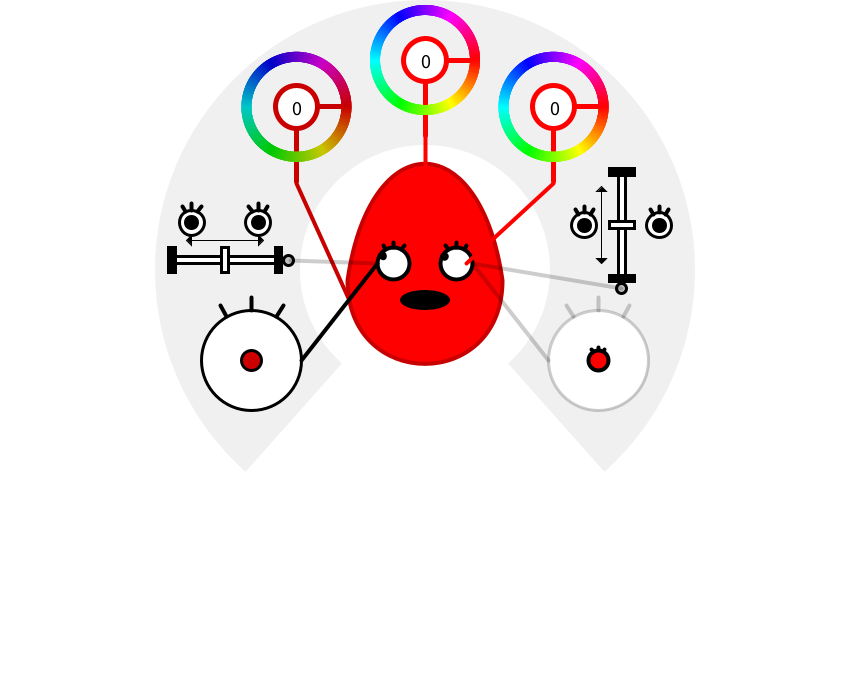
Frame 1 (no input)
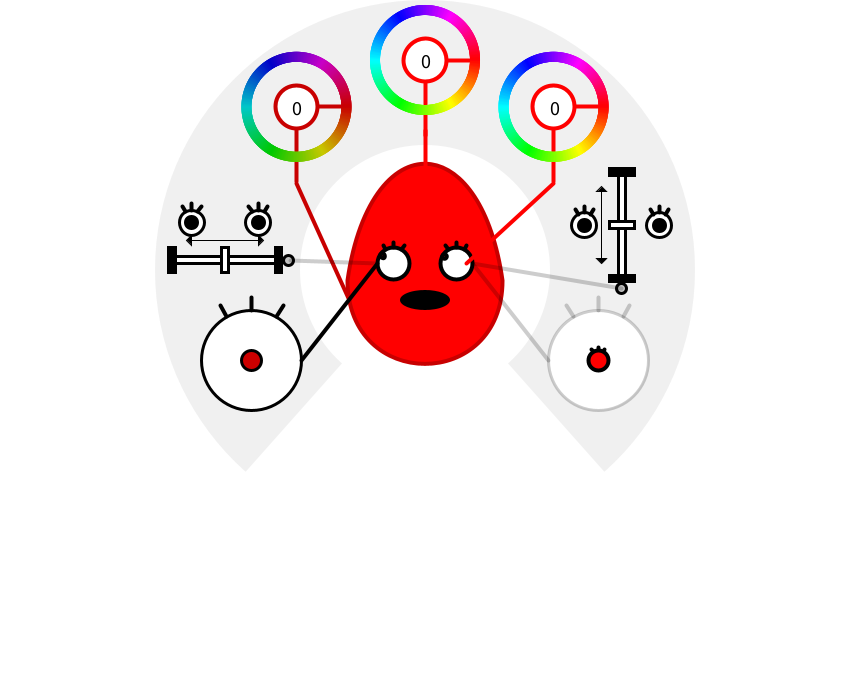
Frame 60 (the mouse pressed at the canvas centre just before this capture)
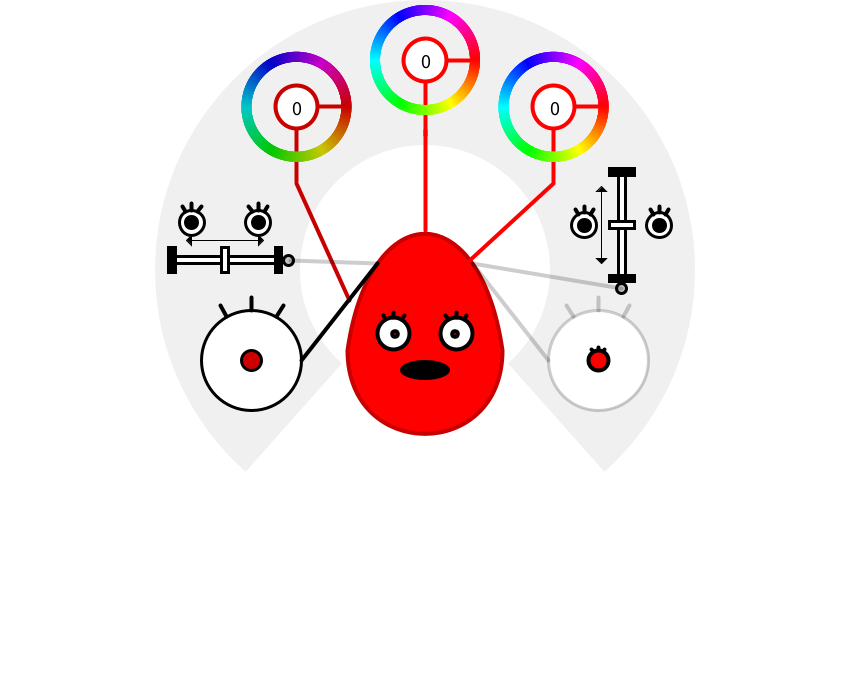
Frame 120 (the mouse held since frame 60 and released just before this capture)

The Processing sketch that drew these frames (run headless with seeded random() and noise(); from frame 60 on, the mouse is pressed at the canvas centre):

// Processing sketch: processing_130229
// ── processing_130229.pde

int _woodnum = 1;
woodman[] _woodArr = {};
colorSelect[] _colorArr = {};
barSelect[] _barArr = {};
int _dianum = 2;
diaSelect[] _diaArr = {};
boolean _check=false;
float _eggW,_eyeY,_miken,_eyeradius;

void setup() {
  size(850, 700);
  frameRate(10);
  getwood();
  colorMode(HSB);
  frameRate(30);
  translate(width/2, height/2);
  rectMode(CENTER);
  textSize(40);
  textAlign(CENTER);
  strokeWeight(5);
  drawCircle();
  getBar();
  getDia();
}

void draw() {
  background(255);
  noStroke();
    fill(180,50);
  ellipse(width/2,270,540,540);
  fill(255);
  ellipse(width/2,270,250,250);
  triangle(width/2,270,width/2+240,540,width/2-240,540);
      if(_woodnum != 0){
      _woodArr[_woodnum-1].R=_colorArr[0].H;
      _woodArr[_woodnum-1].eyecolorR=_colorArr[1].H;
      _woodArr[_woodnum-1].stR=_colorArr[2].H;
      _woodArr[_woodnum-1].eyeradius=_diaArr[0].diaY/5 +30;
      _woodArr[_woodnum-1].hitomiRadius=_diaArr[1].diaY/2;
      _woodArr[_woodnum-1].miken=_barArr[0].tempBar/4+50;
      _woodArr[_woodnum-1].eyeY=_barArr[1].tempBar/3;
      if(_woodArr[_woodnum-1].hitomiRadius>_woodArr[_woodnum-1].eyeradius){
        _woodArr[_woodnum-1].hitomiRadius=_woodArr[_woodnum-1].eyeradius;
      }
      if(_woodArr[_woodnum-1].check00==1){
        _check=true;
      }
      else{
        _check=false;
      }
      
      _eggW=_woodArr[_woodnum-1].eggW;
      _miken=_woodArr[_woodnum-1].miken;
      _eyeY=_woodArr[_woodnum-1].eyeY;
      _eyeradius=_woodArr[_woodnum-1].eyeradius;;
      }

  _colorArr[0].drawH(width/2+200*cos(radians(90)),260-200*(sin(radians(90))));
  _colorArr[1].drawH(width/2+200*cos(radians(50)),260-200*(sin(radians(50))));
  _colorArr[2].drawH(width/2+200*cos(radians(130)),260-200*(sin(radians(130))));
  _diaArr[0].drawDia2(width/2+200*cos(radians(-30)),260-200*(sin(radians(-30))),_colorArr[1].H);
  _diaArr[1].drawDia(width/2+200*cos(radians(210)),260-200*(sin(radians(210))),_colorArr[1].H);
  _barArr[0].drawBar(width/2+200*cos(radians(180)),260-200*(sin(radians(180))));
  _barArr[1].drawBar(width/2+200*cos(radians(10)),260-200*(sin(radians(10))));
  
    for (int i = 0; i < _woodnum; i++) {
    _woodArr[i].drawAll();
  }
  
      stroke(_colorArr[0].H,255,255);
      line(width/2,130,width/2,230);
      stroke(_colorArr[1].H,255,255);
      line(width/2+200*cos(radians(50)),260-100*(sin(radians(50))),width/2+_miken/2+_eyeradius/3,280-_eyeY);
      stroke(_colorArr[2].H,255,200);
      line(width/2+200*cos(radians(130)),260-100*(sin(radians(130))),width/2-_eggW*cos(radians(15)),280+_eggW*sin(radians(15)));
      stroke(0,50);
      line(width/2+200*cos(radians(-30))-50,260-100*(sin(radians(-30)))+50,width/2+_miken/2+_eyeradius/2,280-_eyeY);
      stroke(0);
      line(width/2+200*cos(radians(210))+50,260-100*(sin(radians(210)))+50,width/2-_miken/2-_eyeradius/2,280-_eyeY);
      stroke(0,50);
      line(width/2+200*cos(radians(10)),260-100*(sin(radians(10)))+16*_barArr[0].barlength/30-7,width/2+_miken/2+_eyeradius/2,280-_eyeY);
      line(width/2+200*cos(radians(180))+50+15,260-100*(sin(radians(180))),width/2-_miken/2-_eyeradius/2,280-_eyeY);
}

void getwood() {
  for (int i = 0; i < _woodnum; i++) {
    woodman thiswood = new woodman(random(width), random(height/3, height-50));
    _woodArr = (woodman[])append(_woodArr, thiswood);
  }
  
  
}

class woodman {
  float X, Y;
  float eyeradius, eyeY, miken, hitomiRadius, matugelength;
  float R, G, B, eyecolorR, eyecolorG, eyecolorB, stR, stG, stB;
  float mouthPattern, mouthRadiusX, mouthRadiusY, mouthY, _Y;
  int count=0;
  float mabSpeed, rectX, rectY;
  float eggX, eggY, eggW;
  float eyeDist1=0;
  float eyeDist2=0;
  float rotegg = 0;
  float rotplus = 3;
  float rot1 = 0;
  float rot2 = 0;
  float eyeIdou1=0;
  float eyeIdou2=0;
  float fpointX;
  float fpointY;
  int check00=0;
  int check01=0;
  float cos0=0;
  float temprot=0;

  woodman(float x, float y) {
    eggX=0;
    eggY=0;
    eggW=random(35, 80);
    X=width-eggW;
    Y=height-eggW;
    eyeradius = 30;
    eyeY = 0;
    miken = 50;
    hitomiRadius = 10;
    matugelength = 5;
    R=255;
    G=255;
    B=255;
    eyecolorR = 255;
    eyecolorG = 255;
    eyecolorB = 255;
    stR=255;
    stG=255;
    stB=200;
    mouthPattern=floor(random(4));
    mouthRadiusX=50;
    mouthRadiusY=20;
    mouthY=20;
    mabSpeed=random(10, 20);
    rectMode(CENTER);
    fpointX=width/2;
    fpointY=280;
  }


  void eyeDraw() {
    fill(255, 0, 256);
    stroke(0, 0, 0);
    strokeWeight(4);  
    ellipse(-miken/2, -eyeY, eyeradius, eyeradius);//left eye
    ellipse(miken/2, -eyeY, eyeradius, eyeradius);   

    eyeDist1=dist(mouseX-X, mouseY-Y, -miken/2, -eyeY);
    eyeDist2=dist(mouseX-X, mouseY-Y, miken/2, -eyeY);
    rot1 = atan2(-mouseY-eyeY+Y, -mouseX-miken/2+X);
    rot2 = atan2(-mouseY-eyeY+Y, -mouseX+miken/2+X);

    if (eyeDist1 < 300) {
      eyeIdou1=map(eyeDist1, 0, 300, 0, eyeradius/2-hitomiRadius/2);
    }
    else {
      eyeIdou1= eyeradius/2-hitomiRadius/2;
    }

    if (eyeDist2 < 300) {
      eyeIdou2=map(eyeDist2, 0, 300, 0, eyeradius/2-hitomiRadius/2);
    }
    else {
      eyeIdou2= eyeradius/2-hitomiRadius/2;
    }
    fill(eyecolorR, eyecolorG, eyecolorB);
    pushMatrix();
    translate(-miken/2, -eyeY);
    rotate(rot1-rotegg);
    ellipse(-eyeIdou1, 0, hitomiRadius, hitomiRadius);
    popMatrix();
    pushMatrix();
    translate(miken/2, -eyeY);
    rotate(rot2-rotegg);
    ellipse(-eyeIdou2, 0, hitomiRadius, hitomiRadius);
    popMatrix();

    drawMabataki();
  }

  void drawMabataki() {
    count += mabSpeed;
    if (count%1000>950) {
      fill(R, G, B);
      ellipse(-miken/2, -eyeY, eyeradius, eyeradius);//left eye
      ellipse(miken/2, -eyeY, eyeradius, eyeradius);
      drawMatuge(-miken/2, -eyeY, 1);
      drawMatuge(miken/2, -eyeY, 1);
    }
    else {
      drawMatuge(-miken/2, -eyeY, 0);
      drawMatuge(miken/2, -eyeY, 0);
    }
  }

  void drawMatuge(float matuX, float matuY, int up) {
    pushMatrix();
    translate(matuX, matuY);
    if (up==1) {
      rotate(radians(180));
    }
    line(0, -eyeradius/2, 0, -eyeradius/2-matugelength);
    rotate(radians(30));
    line(0, -eyeradius/2, 0, -eyeradius/2-matugelength);
    rotate(radians(-60));
    line(0, -eyeradius/2, 0, -eyeradius/2-matugelength);
    popMatrix();
  }

  void drawMauth() {
    noStroke();
    fill(0);
    if (mouthPattern == 0) {
      ellipse(0, mouthY, mouthRadiusX, mouthRadiusY);
    }
    if (mouthPattern == 1) {
      rect(0, mouthY+eggW/10, mouthRadiusX, mouthRadiusY+eggW/10);
    }
    if (mouthPattern == 2) {
      triangle(0, mouthY+mouthRadiusY, mouthRadiusX/2, mouthY, -mouthRadiusX/2, mouthY);
    }
    if (mouthPattern == 3) {
      triangle(0, mouthY-mouthRadiusY/2, mouthRadiusX/2, mouthY+mouthRadiusY/2, -mouthRadiusX/2, mouthY+mouthRadiusY/2);
    }
  }

  void wood() {
    stroke(stR, stG, stB); 
    strokeWeight(4);
    fill(R, G, B);
    beginShape();
    vertex(eggX-eggW, eggY);
    bezierVertex(eggX-eggW*5/7, -eggW*2+eggY, eggX+eggW*5/7, -eggW*2+eggY, eggX+eggW, eggY);
    bezierVertex(eggX+eggW, eggW*10/7+eggY, eggX-eggW, eggW*10/7+eggY, eggX-eggW, eggY);
    endShape();
  }

  void drawAll() {
    pushMatrix();
    
    if (mousePressed) {
      if(check00==0){
      if(dist(mouseX, mouseY, fpointX,fpointY)<eggW || (  mouseY-fpointY > 0.027*50/eggW * (mouseX-fpointX) * (mouseX-fpointX) -3*eggW/2 && mouseY-fpointY<0 )){
        check00=1;
      }
      }
      if(check00==1){
       X=mouseX;
      Y=mouseY;
      }
    }
     else{
     if(check00==1 && dist(width/2,270,mouseX,mouseY)>125){
      check00=2;
      X=mouseX;
      Y=height-eggW;
      woodman thiswood = new woodman(random(width), random(height/3, height-50));
    _woodArr = (woodman[])append(_woodArr, thiswood);
    _woodnum++;
     }
     if(check00!=2){
       check00=0;
       X=fpointX;
       Y=fpointY;
     }
     }
     if (mousePressed) {
      if(check00==2){
      if (dist(mouseX, mouseY, X, Y)<eggW || (  mouseY-Y > 0.027*50/eggW * (mouseX-X) * (mouseX-X) -3*eggW/2 && mouseY-Y<0 )) {
        check01=1;
        cos0=0;
      }
      }
    }
    if(check00==0){
      translate(fpointX, Y);
    }
    else{
    translate(X, Y);
    }
    if(check01==1){
    if (mousePressed) {
      rotegg=atan2(-mouseY+Y, -mouseX+X)-PI/2;
      if(rotegg>-PI/2){
      translate(eggW*rotegg, 0);
      rotate(rotegg);
      }
      else if( rotegg<-PI){
      translate(eggW*PI/2, 0);
      rotate(PI/2);
      rotegg=PI/2;
      }
      else{
      translate(-eggW*PI/2, 0);
      rotate(-PI/2);
      rotegg=-PI/2;
      }
    }
    else{
     check01=2;
     temprot=rotegg; 
    }
    }
    if(check01==2){
     temprot *= 0.95;
     cos0 += 0.1;
     rotegg=temprot*cos(cos0);
           
        if(rotegg>-PI/2){
      translate(eggW*rotegg, 0);
      rotate(rotegg);
      }
     if(abs(temprot)<radians(2)){
      check01=0;
      rotegg=0;
      temprot=0;
     }
    }
    wood();
    drawMauth();
    eyeDraw();
    popMatrix();
  }
}

void drawCircle() {
    noStroke();
    colorSelect thiscolor = new colorSelect(50,255);
    _colorArr = (colorSelect[])append(_colorArr, thiscolor);
    colorSelect thiscolor2 = new colorSelect(50,255);
    _colorArr = (colorSelect[])append(_colorArr, thiscolor2);
    colorSelect thiscolor3 = new colorSelect(50,200);
    _colorArr = (colorSelect[])append(_colorArr, thiscolor3);
}

class colorSelect {
  float H,B;
  float diameter;
  colorSelect(float dia,float b) {
    H=0;
    B=b;
    diameter = dia;
  }
  void colorChange(float changeH) {
    H=changeH;
  }

  void drawH(float x, float y) {
    translate(x, y);
    float distance= dist(x, y, mouseX, mouseY);
    if(_check==false){
    if (mousePressed==true) {
      if (distance>diameter*0.425 && distance<diameter*1.2) {
        colorChange((180/PI*atan2( -mouseY + y, -mouseX+x )+180)/360*255);
      }
    }
    }
    stroke(H, 255, B);
    line(0, 0, 0, diameter*1.5);
    line(0, 0, diameter*cos(radians(H*360/255)), diameter*sin(radians(H*360/255)));
    fill(0, 0, 255);
    ellipse(0, 0, diameter*0.85, diameter*0.85);
    fill(0, 255, 0);
    textSize(diameter*0.4);
    text(int(H), 0, diameter*0.15);
    noStroke();
    for (int i=0; i<360; i++) {
      fill(255*i/360, 255, B);
      pushMatrix();
      rotate(radians(i));
      rect(diameter, 0, diameter/5, 3);
      popMatrix();
    }
    translate(-x, -y);
  }
}


void getBar() {
    barSelect thisbar = new barSelect(100, false);
    _barArr = (barSelect[])append(_barArr, thisbar);
    barSelect thisbar2 = new barSelect(100, true);
    _barArr = (barSelect[])append(_barArr, thisbar2);
}

class barSelect {
  float barlength;
  float barX=0;
  boolean tate;
  float tempBar;
  barSelect(float len, boolean Tate) {
    barlength = len;
    tate=Tate;
    tempBar= len/2;
  }

  void drawBar(float x, float y) {
    rectMode(CENTER);
    stroke(0);
    pushMatrix();
    translate(x, y);
    if (tate==true) {
      rotate(-PI/2);
    }
    strokeWeight(1);
    line(-barlength/3, -barlength/5, barlength/3, -barlength/5);
    fill(0);
    triangle(-barlength/3-barlength/20, -barlength/5, -barlength/3, -barlength/5-barlength/20, -barlength/3, -barlength/5+barlength/20);
    triangle(barlength/3+barlength/20, -barlength/5, barlength/3, -barlength/5-barlength/20, barlength/3, -barlength/5+barlength/20);
    strokeWeight(3);
    rect(-16*barlength/30, 0, barlength/15, barlength/4);
    rect(16*barlength/30, 0, barlength/15, barlength/4);
    fill(255);
    rect(0, 0, barlength, barlength/16);
    if(_check==false){
    if (tate==true) {
      if (abs(mouseY-y) < barlength/2 && abs(mouseX-x)<barlength/4) {
        if (mousePressed) {
          barX=-mouseY+y;
          tempBar=barX+barlength/2;
        }
      }
    }
    else {
      if (abs(mouseX-x) < barlength/2 && abs(mouseY-y)<barlength/4) {
        if (mousePressed) {
          barX=mouseX-x;
          tempBar=barX+barlength/2;
        }
      }
    }
    }
    rect(barX, 0, barlength/15, barlength/4);
        if (tate==true) {
          fill(0,50);
          ellipse(-16*barlength/30-10, 0,10,10);
      fill(255);
     ellipse(barX,-barlength/4-barlength/8,barlength/4,barlength/4); 
     ellipse(barX,+barlength/4+barlength/8,barlength/4,barlength/4);
    fill(0);
     ellipse(barX,-barlength/4-barlength/8,barlength/8,barlength/8); 
     ellipse(barX,barlength/4+barlength/8,barlength/8,barlength/8); 
    pushMatrix();
    translate(barX,-barlength/4-barlength/8);
    strokeWeight(4);
    rotate(radians(90));
    line(0, -barlength/8, 0, -barlength/8-barlength/16);
    rotate(radians(30));
    line(0, -barlength/8, 0, -barlength/8-barlength/16);
    rotate(radians(-60));
    line(0, -barlength/8, 0, -barlength/8-barlength/16);
    popMatrix();
    pushMatrix();
    translate(barX,barlength/4+barlength/8);
    strokeWeight(4);
    rotate(radians(90));
    line(0, -barlength/8, 0, -barlength/8-barlength/16);
    rotate(radians(30));
    line(0, -barlength/8, 0, -barlength/8-barlength/16);
    rotate(radians(-60));
    line(0, -barlength/8, 0, -barlength/8-barlength/16);
    popMatrix();
    }
    else{
      fill(0,50);
      ellipse(16*barlength/30+10, 0,10,10);
     fill(255);
     ellipse(barlength/3+barX/5,-barlength/4-barlength/8,barlength/4,barlength/4); 
     ellipse(-barlength/3-barX/5,-barlength/4-barlength/8,barlength/4,barlength/4);
    fill(0); 
     ellipse(barlength/3+barX/5,-barlength/4-barlength/8,barlength/8,barlength/8); 
     ellipse(-barlength/3-barX/5,-barlength/4-barlength/8,barlength/8,barlength/8); 
    pushMatrix();
    translate(barlength/3+barX/5,-barlength/4-barlength/8);
    strokeWeight(4);
    line(0, -barlength/8, 0, -barlength/8-barlength/16);
    rotate(radians(30));
    line(0, -barlength/8, 0, -barlength/8-barlength/16);
    rotate(radians(-60));
    line(0, -barlength/8, 0, -barlength/8-barlength/16);
    popMatrix();
    pushMatrix();
    translate(-barlength/3-barX/5,-barlength/4-barlength/8);
    strokeWeight(4);
    line(0, -barlength/8, 0, -barlength/8-barlength/16);
    rotate(radians(30));
    line(0, -barlength/8, 0, -barlength/8-barlength/16);
    rotate(radians(-60));
    line(0, -barlength/8, 0, -barlength/8-barlength/16);
    popMatrix();
    }
    popMatrix();
  }
}

void getDia() {
  for (int i=0; i<_dianum; i++) {
    diaSelect thisdia = new diaSelect(100);
    _diaArr = (diaSelect[])append(_diaArr, thisdia);
  }
}

class diaSelect {
  float dialength,diaY,diamin;
  diaSelect(float len) {
    dialength=len;
    diaY=dialength/10;
    diamin=dialength/10;
  }

  void drawDia(float x, float y,float H) {
    rectMode(CENTER);
    pushMatrix();
    translate(x, y);
    float distdia =dist(mouseX,mouseY,x,y);
    fill(255);
    strokeWeight(3);
    stroke(0);
    ellipse(0,0,dialength,dialength);
    fill(H,255,255);
    if(_check==false){
      if (distdia < dialength/2) {
        if (mousePressed) {
          diaY=distdia;
          if(diaY<diamin){
           diaY=diamin; 
          }
        }
      }
    }
    ellipse(0,0,diaY*2,diaY*2);
    fill(0,50);
    noStroke();
    ellipse(0,0,diamin*2,diamin*2);
    strokeWeight(1);
    stroke(0);
    line(0,diamin,0,diaY);
    triangle(0,diamin+diaY-diamin,(diaY-diamin)/10,diaY-(diaY-diamin)/5,(-diaY+diamin)/10,diaY-(diaY-diamin)/5);
    triangle(0,diamin,(diaY-diamin)/10,diamin+(diaY-diamin)/5,(-diaY+diamin)/10,diamin+(diaY-diamin)/5);
    strokeWeight(4);
    line(0, -dialength/2, 0, -dialength/2-dialength/8);
    rotate(radians(30));
    line(0, -dialength/2, 0, -dialength/2-dialength/8);
    rotate(radians(-60));
    line(0, -dialength/2, 0, -dialength/2-dialength/8);
    popMatrix();
  }
  
    void drawDia2(float x, float y,float H) {
    rectMode(CENTER);
    pushMatrix();
    translate(x, y);
    float distdia =dist(mouseX,mouseY,x,y);
    fill(255);
    strokeWeight(3);
    stroke(0,50);
    ellipse(0,0,dialength,dialength);
    fill(255);
    if(_check==false){
      if (distdia < dialength/2) {
        if (mousePressed) {
          diaY=distdia;
          if(diaY<diamin){
           diaY=diamin; 
          }
        }
      }
    }
    stroke(0);
    ellipse(0,0,diaY*2,diaY*2);
    line(0,diamin,0,diaY);
    triangle(0,diamin+diaY-diamin,(diaY-diamin)/10,diaY-(diaY-diamin)/5,(-diaY+diamin)/10,diaY-(diaY-diamin)/5);
    triangle(0,diamin,(diaY-diamin)/10,diamin+(diaY-diamin)/5,(-diaY+diamin)/10,diamin+(diaY-diamin)/5);
    pushMatrix();
    strokeWeight(4);
    line(0, -diaY, 0, -diaY-diaY/4);
    rotate(radians(30));
    line(0, -diaY, 0, -diaY-diaY/4);
    rotate(radians(-60));
    line(0, -diaY, 0, -diaY-diaY/4);
    popMatrix();
    fill(H,255,255);
    ellipse(0,0,diamin*2,diamin*2);
    strokeWeight(1);
    stroke(0,50);
    strokeWeight(4);
    line(0, -dialength/2, 0, -dialength/2-dialength/8);
    rotate(radians(30));
    line(0, -dialength/2, 0, -dialength/2-dialength/8);
    rotate(radians(-60));
    line(0, -dialength/2, 0, -dialength/2-dialength/8);
    popMatrix();
  }
}
